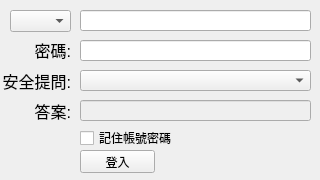
<?xml version="1.0" encoding="UTF-8"?>
<ui version="4.0">
 <class>AccountLogin</class>
 <widget class="QWidget" name="AccountLogin">
  <property name="windowModality">
   <enum>Qt::ApplicationModal</enum>
  </property>
  <property name="geometry">
   <rect>
    <x>0</x>
    <y>0</y>
    <width>320</width>
    <height>180</height>
   </rect>
  </property>
  <property name="windowTitle">
   <string>用戶登入</string>
  </property>
  <widget class="QPushButton" name="login_pushButton">
   <property name="geometry">
    <rect>
     <x>80</x>
     <y>150</y>
     <width>75</width>
     <height>23</height>
    </rect>
   </property>
   <property name="text">
    <string>登入</string>
   </property>
  </widget>
  <widget class="QLabel" name="answer_label">
   <property name="geometry">
    <rect>
     <x>20</x>
     <y>100</y>
     <width>51</width>
     <height>21</height>
    </rect>
   </property>
   <property name="font">
    <font>
     <pointsize>12</pointsize>
    </font>
   </property>
   <property name="text">
    <string>答案:</string>
   </property>
   <property name="alignment">
    <set>Qt::AlignRight|Qt::AlignTrailing|Qt::AlignVCenter</set>
   </property>
  </widget>
  <widget class="QLabel" name="question_label">
   <property name="geometry">
    <rect>
     <x>0</x>
     <y>70</y>
     <width>71</width>
     <height>21</height>
    </rect>
   </property>
   <property name="font">
    <font>
     <pointsize>12</pointsize>
    </font>
   </property>
   <property name="text">
    <string>安全提問:</string>
   </property>
   <property name="alignment">
    <set>Qt::AlignRight|Qt::AlignTrailing|Qt::AlignVCenter</set>
   </property>
  </widget>
  <widget class="QLabel" name="password_label">
   <property name="geometry">
    <rect>
     <x>20</x>
     <y>40</y>
     <width>51</width>
     <height>20</height>
    </rect>
   </property>
   <property name="font">
    <font>
     <pointsize>12</pointsize>
    </font>
   </property>
   <property name="text">
    <string>密碼:</string>
   </property>
   <property name="alignment">
    <set>Qt::AlignRight|Qt::AlignTrailing|Qt::AlignVCenter</set>
   </property>
  </widget>
  <widget class="QComboBox" name="account_comboBox">
   <property name="geometry">
    <rect>
     <x>10</x>
     <y>10</y>
     <width>61</width>
     <height>22</height>
    </rect>
   </property>
  </widget>
  <widget class="QComboBox" name="question_comboBox">
   <property name="geometry">
    <rect>
     <x>80</x>
     <y>70</y>
     <width>231</width>
     <height>21</height>
    </rect>
   </property>
  </widget>
  <widget class="QLineEdit" name="answer_lineEdit">
   <property name="enabled">
    <bool>false</bool>
   </property>
   <property name="geometry">
    <rect>
     <x>80</x>
     <y>100</y>
     <width>231</width>
     <height>21</height>
    </rect>
   </property>
  </widget>
  <widget class="QLineEdit" name="password_lineEdit">
   <property name="geometry">
    <rect>
     <x>80</x>
     <y>40</y>
     <width>231</width>
     <height>21</height>
    </rect>
   </property>
   <property name="echoMode">
    <enum>QLineEdit::Password</enum>
   </property>
  </widget>
  <widget class="QLineEdit" name="account_lineEdit">
   <property name="geometry">
    <rect>
     <x>80</x>
     <y>10</y>
     <width>231</width>
     <height>21</height>
    </rect>
   </property>
  </widget>
  <widget class="QCheckBox" name="remember_checkBox">
   <property name="geometry">
    <rect>
     <x>80</x>
     <y>130</y>
     <width>151</width>
     <height>16</height>
    </rect>
   </property>
   <property name="text">
    <string>記住帳號密碼</string>
   </property>
  </widget>
 </widget>
 <tabstops>
  <tabstop>account_lineEdit</tabstop>
  <tabstop>password_lineEdit</tabstop>
  <tabstop>question_comboBox</tabstop>
  <tabstop>answer_lineEdit</tabstop>
  <tabstop>remember_checkBox</tabstop>
  <tabstop>login_pushButton</tabstop>
  <tabstop>account_comboBox</tabstop>
 </tabstops>
 <resources/>
 <connections/>
</ui>
